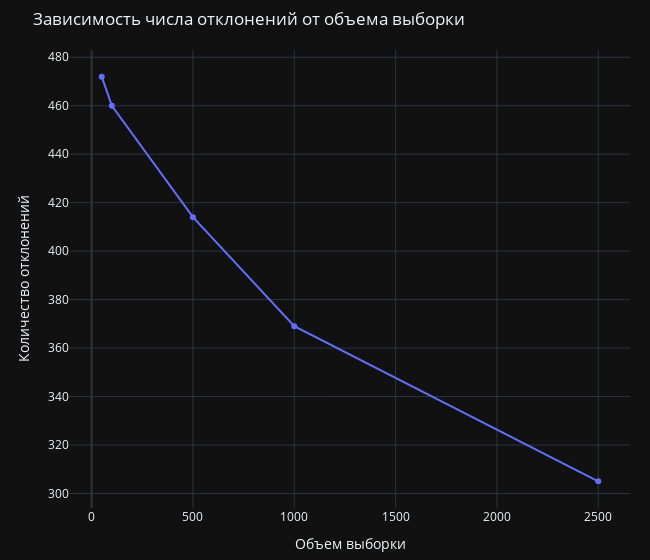

Write notebook code for a chart like this one.
### Code cell
fig = px.line(diff_cnt, x='gen_size', y='diff_count',
              labels={
                  'gen_size': 'Объем выборки',
                  'diff_count': 'Количество отклонений'
              },
              title='Зависимость числа отклонений от объема выборки',
              width=650,
              template=theme,
              markers='o')
fig.update_layout(margin=dict(l=70, r=20, b=10, t=50))
fig.show()

### Figure 1 — Plotly figure (JSON) as saved in the notebook; plotly's stock layout.template omitted (floating-point values rounded to 4 significant figures)
{"data": [{"hovertemplate": "Объем выборки=%{x}<br>Количество отклонений=%{y}<extra></extra>", "legendgroup": "", "line": {"color": "#636efa", "dash": "solid"}, "marker": {"symbol": "circle"}, "mode": "markers+lines", "name": "", "orientation": "v", "showlegend": false, "type": "scatter", "x": [50, 100, 500, 1000, 2500], "xaxis": "x", "y": [472, 460, 414, 369, 305], "yaxis": "y"}], "layout": {"legend": {"tracegroupgap": 0}, "margin": {"b": 10, "l": 70, "r": 20, "t": 50}, "title": {"text": "Зависимость числа отклонений от объема выборки"}, "width": 650, "xaxis": {"anchor": "y", "domain": [0, 1], "title": {"text": "Объем выборки"}}, "yaxis": {"anchor": "x", "domain": [0, 1], "title": {"text": "Количество отклонений"}}}}
